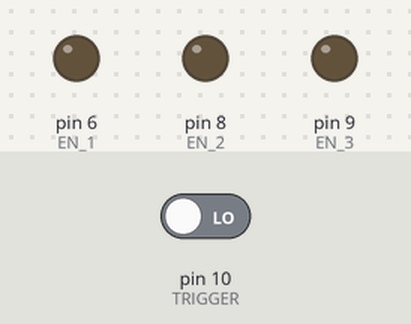
Bench run of a sketch on a simulated Arduino Uno, built with avr-gcc and run on an emulated ATmega328P. On the bench: output pins drawn as LEDs (lit = HIGH). Dashed ring = blinking. Inputs (shaded band) come from the test bench; at power-on: pin 10 (TRIGGER) LOW.

Above: at 1.3 s.
1.4 s: pin 10 (TRIGGER) driven HIGH
At 2.5 s:
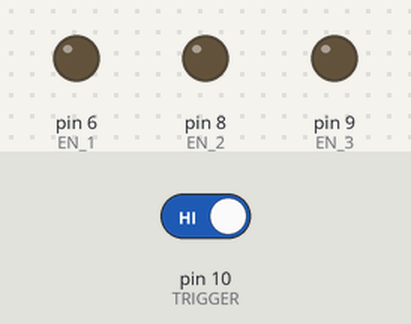
2.9 s: pin 10 (TRIGGER) driven LOW
At 5.65 s:
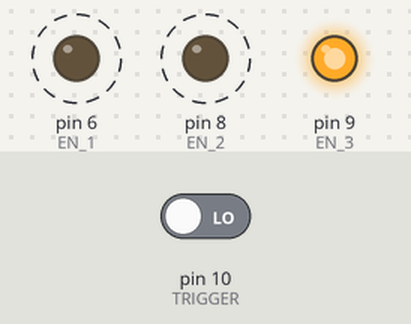
Timing chart, 0 to 11.9 s (numbered marks = the images above; inputs shaded):
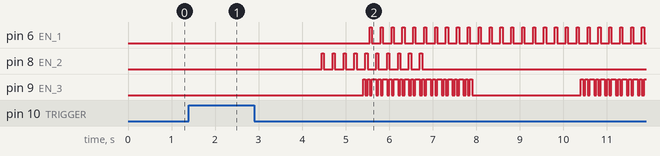

The sketch:

sketch_dec18a.ino
```cpp
/*
   Thermal Logo Business Card, Board REV_2 (Adafruit Itsy Bitsy 3v 8Mhz)
   MJM - 2021

   Warning! Hardware Will Get HOT!!

   but
      (•_•)
           ( •_•)>⌐■-■
                              (⌐■_■)  the firmware should stay kool.
*/

#define HOT    1
#define COLD   0
#define ACTIVE 0

#define COOL 0
#define HEAT 1

#define E2_OFFSET 4                         /* tune wire offset */

const int micro_pixle = 10;                 /* 20 upix per pix */
const int ms_delay    = 50;                 /* 10ms per E */

/* logo, replaces logic */
const int bmp_size  = 11;
const int bmp[3][bmp_size] = {
  {0, 1, 1, 1, 1, 0, 1, 1, 1, 1, 0},
  {0, 1, 0, 0, 0, 1, 0, 0, 0, 1, 0},
  {0, 1, 0, 1, 0, 1, 0, 1, 0, 1, 0}
};

/* IO deff */
const int TRIGGER = 10;
const int EN_1    = 6;
const int EN_2    = 8;
const int EN_3    = 9;

int SEQ[5][3]      = {
  // E1,   E2,   E3
  {COLD, COLD, COLD}, //state 3, E3
  {COLD, COLD, COLD}, //state 2, E2
  {COLD, COLD, COLD}, //state 3, E3
  {COLD, COLD, COLD}, //state 1, E1
  {COLD, COLD, COLD}  //state 3, E3
};

int cnt = 0, i = 0, e = 0, e2 = 0;

void state_seq(void);
void button_check(void);

void setup() {
  // put your setup code here, to run once:
  pinMode(TRIGGER,      INPUT);
  pinMode(EN_1,         OUTPUT);
  pinMode(EN_2,         OUTPUT);
  pinMode(EN_3,         OUTPUT);
  /****************************************************/
  digitalWrite(EN_1,    COLD); //off
  digitalWrite(EN_2,    COLD); //off
  digitalWrite(EN_3,    COLD); //off
  delay(100);
}

void loop() {
  // put your main code here, to run repeatedly:
  button_check();
  state_seq();

  for (i = 0; i < 5; i++) {
    digitalWrite(EN_1, SEQ[i][0]); /* E1 */
    digitalWrite(EN_2, SEQ[i][1]); /* E2 */
    digitalWrite(EN_3, SEQ[i][2]); /* E3 */
    delay(ms_delay);
  }
  cnt++;
}

void button_check(void) {
  /* loop while !active */
  while (digitalRead(TRIGGER) == !ACTIVE) {
    digitalWrite(EN_3, COLD);
    digitalWrite(EN_2, COLD);
    digitalWrite(EN_1, COLD);
    cnt = 0;
    delay(100); //poll button every ~100ms
  }
}

void state_seq(void) {
  e  = ((cnt)             / micro_pixle) % bmp_size; //mod, prevents out of bounds indexing
  e2 = ((cnt + E2_OFFSET) / micro_pixle) % bmp_size; //mod, prevents out of bounds indexing
  SEQ[3][0] = SEQ[1][1] = SEQ[0][2] = SEQ[2][2] = SEQ[4][2] = COLD;
  /* E1 *************************************************/
  if (bmp[0][e]  == 1)  SEQ[3][0] = HOT;
  /* E2 *************************************************/
  if (bmp[1][e2] == 1)  SEQ[1][1] = HOT;
  /* E3 *************************************************/
  if (bmp[2][e]  == 1)  SEQ[0][2] = SEQ[2][2] = SEQ[4][2] = HOT;
}
```

Measured:
- after the input at 1.4 s, pin 6 (EN_1): stays LOW (without the input it goes to HIGH after 1.4 s); pin 8 (EN_2), pin 9 (EN_3): stops changing and stays LOW
- after the input at 2.9 s, pin 6 (EN_1): alternates HIGH for 0.05 s and LOW for 0.20 s, starting after 2.7 s; pin 8 (EN_2): alternates HIGH for 0.05 s and LOW for 0.20 s, 20 changes in all, then stays LOW, starting after 1.6 s
